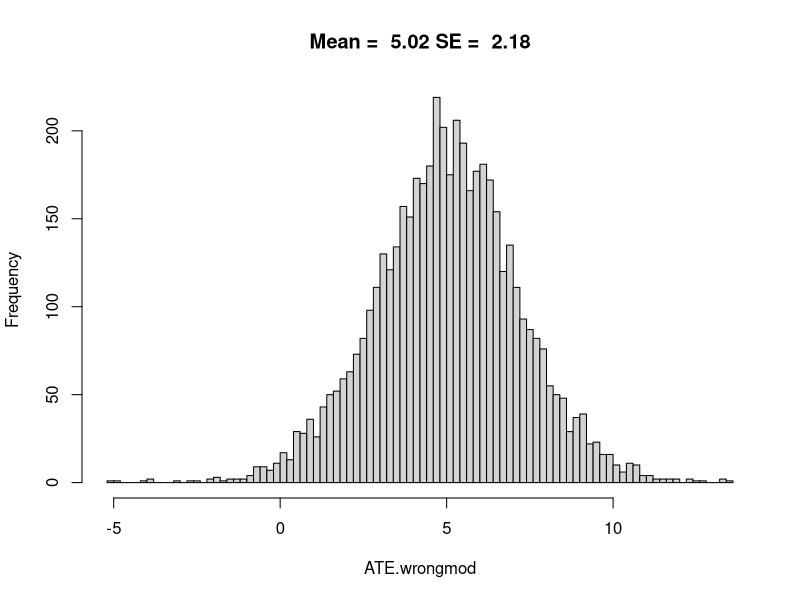
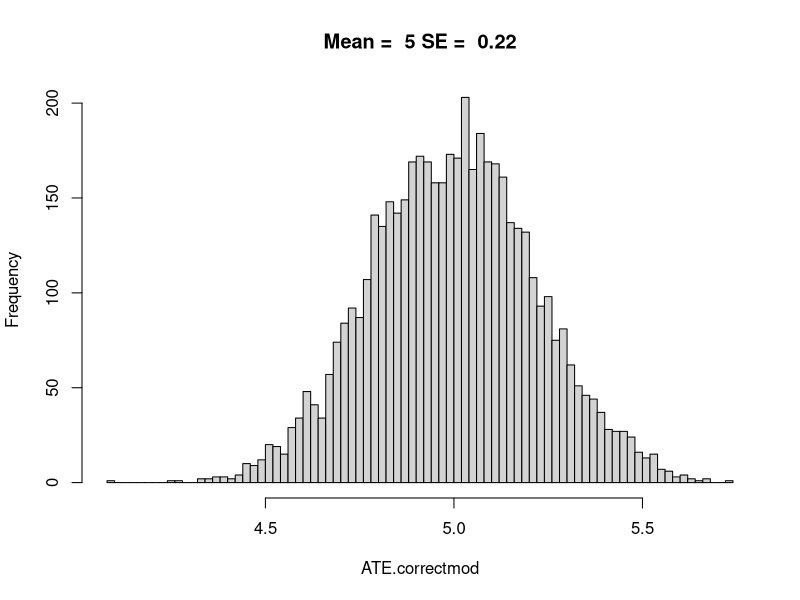

Recreate these plots in R, in order.
rm(list = ls())
library(MASS)
set.seed(51)

## - simulate data
n = 100
p = 4
X = mvrnorm(n, runif(p,-2,2), diag(1, p))  # p uncorrelated covariates

#' Create functions of X variables for generating Y
transform_X = function(X){
  X.new = X
  X.new[,1] = X[,1]^2
  X.new[,2] = sin(X[,2])
  X.new[,3] = exp(X[, 3])
  X.new[,4] = (1-X[,4])*abs(X[,4])
  X.new = cbind(X.new, X.new[,1]*X[,3])
  return(X.new)
}
 
X.new = transform_X(X) 
p.new = ncol(X.new)

# randomly assign treatment from completely randomized design
n0 = round(n/3)
Z = sample(c(rep(0, n0), rep(1, n-n0)), size = n)

# "true" regression coefficients
B = rnorm(p.new+1, runif(p.new+1, -5,5), 1) 

# This is the "true" data generating mechanism for Y
generate_Y = function(trueATE, X.new, Z, B){
  p.new = ncol(X.new)
  n.sim = nrow(X.new)
  Y0 = B[1] + X.new%*%B[2:(p.new+1)]   + rnorm(n.sim, 0, 1)
  Y1 = Y0 + trueATE
  Y = Y0
  Y[Z==1] = Y1[Z==1]

  # Note the above data generation is equivalent to:
  # Y = B[1] +X.new%*%B[2:(p.new+1)] + Z*trueATE + rnorm(n, 0, 1)
  return(Y)
}

Y = generate_Y(trueATE = 5, X.new=X.new, Z=Z, B=B)

# Now, analyze the simulated data with a regression model
# Note that this model specification is "wrong" as it includes
# the original 'X' in the model, not 'X.new' used for data generation
lm.fit = lm(Y~X+Z)
summary(lm.fit)


## Now repeat many times to get sampling distribution of ATE
n.reps = 5000
ATE.wrongmod = rep(NA, n.reps)

for (i in 1:n.reps){
  #- Simulate X
  X = mvrnorm(n, rep(0, p), diag(1, p))  # p uncorrelated covariates
  
  # - Transform X for generating Y
  X.new = transform_X(X)
  p.new = dim(X.new)[[2]]
  
  # - Randomly assing Z
  n0 = round(n/3)
  Z = sample(c(rep(0, n0), rep(1, n-n0)), size = n)
  
  #- Simulate Y0, Y1, Y based on the transformed X.new
  Y = generate_Y(5, X.new=X.new, Z=Z, B=B) #true ATE is 5

  #- Analyze the data using the "wrong" X
  ATE.wrongmod[i] = lm(Y~X+Z)$coef["Z"]
}

par(mfrow = c(1,1))
hist(ATE.wrongmod, 
     main = paste("Mean = ",round(mean(ATE.wrongmod),2),
                  "SE = ", round(sd(ATE.wrongmod), 2)),
     breaks = 100)



#' Now repeat the same, but this time analyze the data with the 
#' correct data generating model using X.new
ATE.correctmod = rep(NA, n.reps)

for (i in 1:n.reps){
  #- Simulate X
  X = mvrnorm(n, rep(0, p), diag(1, p))  # p uncorrelated covariates
  
  # - Transform X for generating Y
  X.new = transform_X(X)
  p.new = dim(X.new)[[2]]
  
  # - Randomly assing Z
  n0 = round(n/3)
  Z = sample(c(rep(0, n0), rep(1, n-n0)), size = n)
  
  #- Simulate Y0, Y1, Y based on the transformed X.new
  Y = generate_Y(5, X.new=X.new, Z=Z, B=B) #true ATE is 5
  
  #- Analyze the data using the correct X.new
  ATE.correctmod[i] = lm(Y~X.new+Z)$coef["Z"]
}

par(mfrow = c(1,1))
hist(ATE.correctmod, main = paste("Mean = ",round(mean(ATE.correctmod),2), "SE = ", round(sd(ATE.correctmod), 2)),
     breaks = 100)


